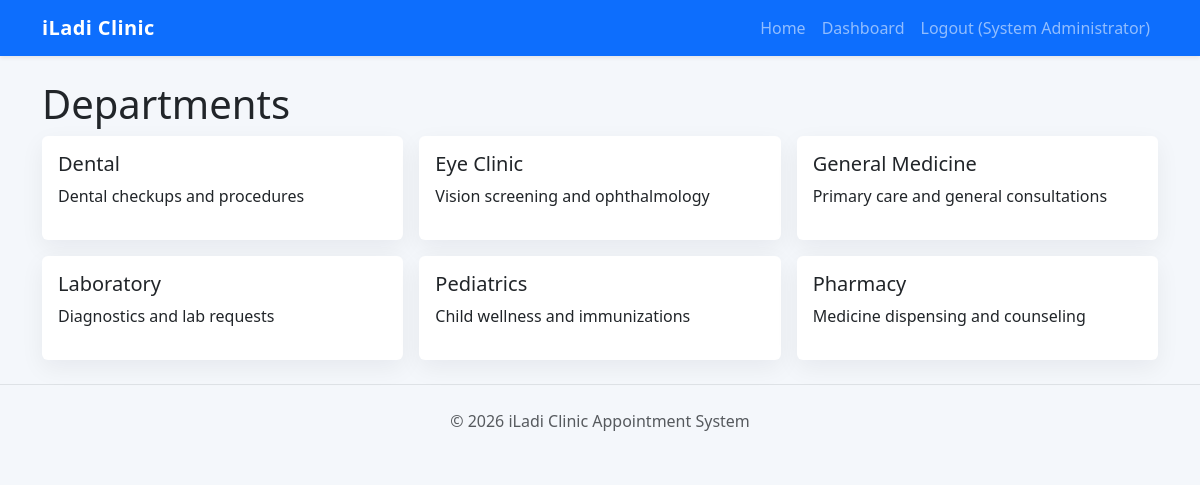
The app's page /admin/departments.php (signed in) with its own data.
### tables this page shows
CREATE TABLE departments (
  id INT AUTO_INCREMENT PRIMARY KEY,
  name VARCHAR(120) NOT NULL UNIQUE,
  description TEXT
);

### includes/auth.php (called while the page is built, shortened)
<?php
function current_user(): ?array
{
    return $_SESSION['user'] ?? null;
}
function role_home(string $role): string
{
    return match ($role) {
        'administrator' => '/admin/index.php',
        'doctor' => '/doctor/index.php',
        'receptionist' => '/receptionist/index.php',
        default => '/patient/index.php',
    };
}

### includes/helpers.php (called while the page is built, shortened)
<?php
function e(?string $value): string
{
    return htmlspecialchars($value ?? '', ENT_QUOTES, 'UTF-8');
}

### config/database.php (called while the page is built, shortened)
<?php
final class Database
{
    public static function connection(): PDO
    {
        $dsn = sprintf('mysql:host=%s;dbname=%s;charset=%s', self::HOST, self::DB, self::CHARSET);
        $pdo = new PDO($dsn, self::USER, self::PASS, [
            PDO::ATTR_ERRMODE => PDO::ERRMODE_EXCEPTION,
            PDO::ATTR_DEFAULT_FETCH_MODE => PDO::FETCH_ASSOC,
            PDO::ATTR_EMULATE_PREPARES => false,
        ]);
        return $pdo;
    }
}

### admin/departments.php (the view)
<?php $pageTitle='Departments'; include __DIR__.'/../includes/header.php'; require_login('administrator'); $rows=Database::connection()->query('SELECT * FROM departments ORDER BY name')->fetchAll(); ?>
<h1>Departments</h1><div class="row g-3"><?php foreach($rows as $r): ?><div class="col-md-4"><div class="card"><div class="card-body"><h5><?= e($r['name']) ?></h5><p><?= e($r['description']) ?></p></div></div></div><?php endforeach; ?></div><?php include __DIR__.'/../includes/footer.php'; ?>

### includes/header.php (shortened to what this page needs)
<!doctype html>
<html lang="en">
<head>
    <link href="https://cdn.jsdelivr.net/npm/bootstrap@5.3.3/dist/css/bootstrap.min.css" rel="stylesheet">
    <link rel="stylesheet" href="<?= BASE_URL ?>/assets/css/app.css">
</head>
<body>
<?php include __DIR__ . '/navbar.php'; ?>
<main class="container py-4">

### includes/navbar.php (shortened to what this page needs)
<nav class="navbar navbar-expand-lg navbar-dark bg-primary shadow-sm">
  <div class="container">
    <a class="navbar-brand fw-bold" href="<?= BASE_URL ?>/index.php">iLadi Clinic</a>
    <div class="collapse navbar-collapse" id="mainNav">
      <ul class="navbar-nav ms-auto">
        <li class="nav-item"><a class="nav-link" href="<?= BASE_URL ?>/index.php">Home</a></li>
        <?php if ($user = current_user()): ?>
          <li class="nav-item"><a class="nav-link" href="<?= BASE_URL . role_home($user['role']) ?>">Dashboard</a></li>
          <li class="nav-item"><a class="nav-link" href="<?= BASE_URL ?>/logout.php">Logout (<?= e($user['name']) ?>)</a></li>
        <?php else: ?>
          <li class="nav-item"><a class="nav-link" href="<?= BASE_URL ?>/login.php">Login</a></li>
          <li class="nav-item"><a class="nav-link" href="<?= BASE_URL ?>/register.php">Register</a></li>
        <?php endif; ?>
      </ul>
    </div>
  </div>
</nav>

### includes/footer.php (shortened to what this page needs)
</main>
<footer class="border-top py-4 text-center text-muted">&copy; <?= date('Y') ?> iLadi Clinic Appointment System</footer>
</body>
</html>

### assets/css/app.css (style rules this page uses)
:root { --clinic-primary:#0d6efd;--clinic-accent:#20c997 }
body { background:#f4f7fb }
.navbar-brand { letter-spacing:.02em }
.card { border:0;box-shadow:0 8px 24px rgba(15,23,42,.06) }

### records on screen
departments: name "Dental", description "Dental checkups and procedures"
departments: name "Eye Clinic", description "Vision screening and ophthalmology"
departments: name "General Medicine", description "Primary care and general consultations"
departments: name "Laboratory", description "Diagnostics and lab requests"
departments: name "Pediatrics", description "Child wellness and immunizations"
departments: name "Pharmacy", description "Medicine dispensing and counseling"

### other values on screen
$user['name'] "System Administrator"
